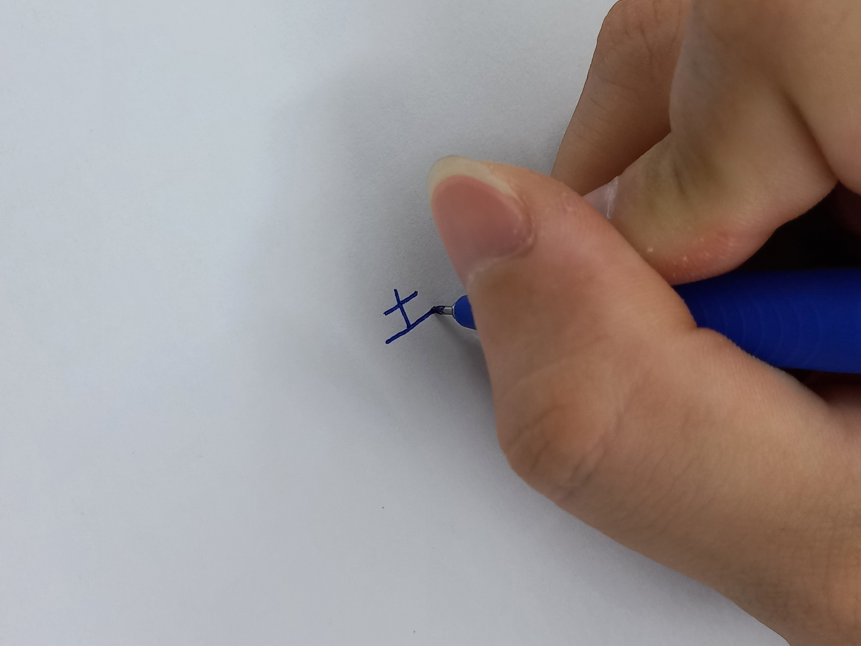
#> input picture assets/kanji_input.jpg, 2582 x 1937 px (shown at 1/3 size)
$ python demo_ch01_sec1_1.py
#> lines starting #> are read from the running program, lines starting #| are printed output that depends on the picture
import os
import time

import cv2


def run_dip_section_1_1_demo(image_path: str = None):
    """
    Hiện thực hóa Mục 1.1 (trang 18 DIP 4E):
    - Định nghĩa hàm số học hai chiều f(x, y)
    - Số hóa tọa độ (x, y) và mức xám f thành các đại lượng rời rạc, hữu hạn
    - Phân tích thuộc tính nguyên tử của Pixel: (Location, Value)
    - Chứng minh truy xuất bộ nhớ O(1) đạt chuẩn thời gian thực
    """
    if image_path is None:
        base_dir = os.path.dirname(os.path.dirname(os.path.abspath(__file__)))
        image_path = os.path.join(base_dir, "assets", "kanji_input.jpg")

    if not os.path.exists(image_path):
        raise FileNotFoundError(f"Không tìm thấy file '{image_path}'. Hãy kiểm tra lại đường dẫn trong thư mục assets/.")

    # 1. Thu nhận tín hiệu và số hóa thành ảnh xám đơn sắc (Mục 1.1)
    # Ảnh xám f(x, y) với x là chỉ số hàng (0 -> M-1), y là chỉ số cột (0 -> N-1)
    # Cường độ f(x, y) được lượng tử hóa thành số nguyên 8-bit rời rạc [0, 255]
    f_matrix = cv2.imread(image_path, cv2.IMREAD_GRAYSCALE)
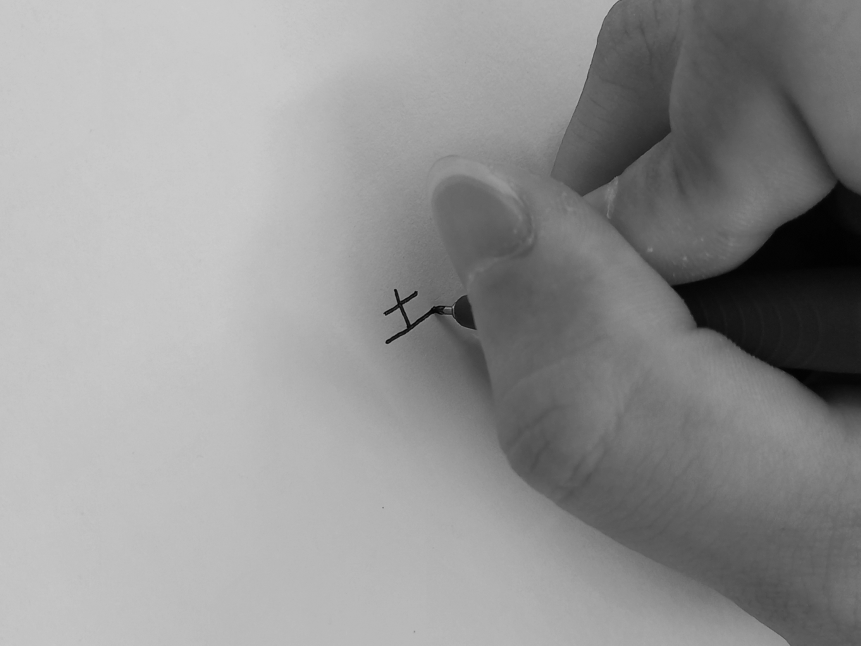
#> f_matrix: shape (1937, 2582) (shown at 1/3 size); min 0, max 208, mean 147.7
    if f_matrix is None:
        raise ValueError(f"Không thể giải mã file ảnh '{image_path}'. Kiểm tra lại định dạng file.")

    M, N = f_matrix.shape  # M hàng, N cột (Mục 1.1, Mục 2.4 Eq. 2-9)
#> M = 1937; N = 2582
    total_pixels = M * N
#> total_pixels = 5001334

    # 2. Đo đạc thời gian truy xuất phần tử ảnh f(x, y) - Kiểm chứng truy xuất O(1)
    test_x, test_y = M // 2, N // 2
#> test_x = 968; test_y = 1291

    # Warm up cache
    _ = f_matrix[test_x, test_y]

    # Đo thời gian đọc 1 pixel
    t_start = time.perf_counter_ns()
    _ = f_matrix[test_x, test_y]
    t_end = time.perf_counter_ns()
    read_latency_ns = t_end - t_start

    # 3. Tự động định vị vùng nét mực chữ 土 để trích xuất cửa sổ 8x8 pixel
    # Dựa vào Mục 2.3: mực có hệ số phản xạ thấp nên f(x, y) có giá trị cực tiểu
    # Tìm tọa độ (x, y) có mức xám thấp nhất trong vùng trung tâm ảnh
    search_roi = f_matrix[int(M * 0.3):int(M * 0.7), int(N * 0.3):int(N * 0.7)]
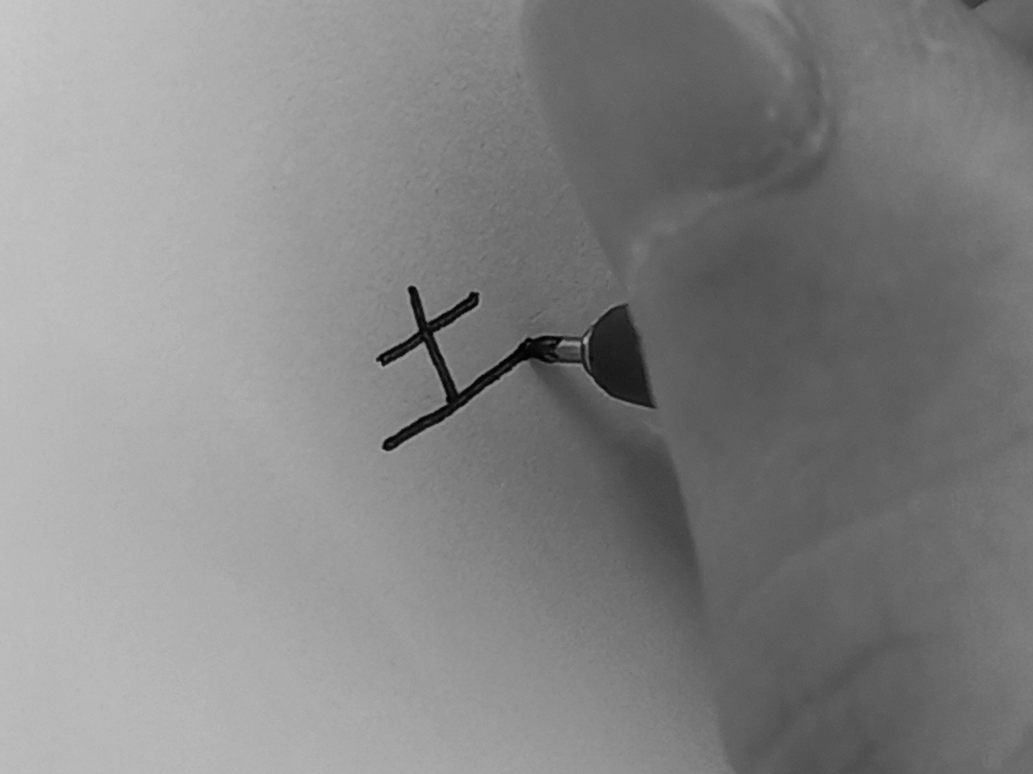
#> search_roi: shape (774, 1033); min 0, max 201, mean 132.1
    min_val_local, _, min_loc_local, _ = cv2.minMaxLoc(search_roi)
#> min_val_local = 0; min_loc_local = (524, 344)

    # Tọa độ gốc tương ứng trên toàn bộ ảnh f(x, y)
    center_y = int(N * 0.3) + min_loc_local[0]
#> center_y = 1298
    center_x = int(M * 0.3) + min_loc_local[1]
#> center_x = 925

    # Cắt cửa sổ ma trận con 8x8 pixel bao quanh điểm mực (giao giữa mực và giấy)
    start_x = max(0, min(center_x - 3, M - 8))
#> start_x = 922
    start_y = max(0, min(center_y - 3, N - 8))
#> start_y = 1295
    sub_matrix_8x8 = f_matrix[start_x:start_x + 8, start_y:start_y + 8]

    # 4. Xuất toàn bộ kết quả phân tích số học (Output)
    print("=" * 84)
    print("      BÁO CÁO THỰC THI SỐ HÓA MA TRẬN ẢNH f(x, y) - DIP 4E MỤC 1.1")
    print("=" * 84)
    print(f"[*] Đường dẫn file input      : {image_path}")
    print(f"[*] Kích thước không gian (MxN): {M} hàng x {N} cột")
#| [*] Kích thước không gian (MxN): 1937 hàng x 2582 cột
    print(f"[*] Tổng số lượng phần tử ảnh  : {total_pixels:,} pixels (hữu hạn theo Mục 1.1)")
#| [*] Tổng số lượng phần tử ảnh  : 5,001,334 pixels (hữu hạn theo Mục 1.1)
    print(f"[*] Kiểu dữ liệu lưu trữ       : {f_matrix.dtype} (Lượng tử hóa mức xám 8-bit [0, 255])")
#| [*] Kiểu dữ liệu lưu trữ       : uint8 (Lượng tử hóa mức xám 8-bit [0, 255])
    print(f"[*] Tốc độ truy xuất 1 pixel   : {read_latency_ns} nano-giây (ns) -> O(1) Memory Access")
    print("-" * 84)
    print(f"MA TRẬN SỐ NGUYÊN 8x8 TẠI RANH GIỚI NÉT CHỮ 土 VÀ MẶT GIẤY (Hàng {start_x}->{start_x+7}, Cột {start_y}->{start_y+7}):")
#| MA TRẬN SỐ NGUYÊN 8x8 TẠI RANH GIỚI NÉT CHỮ 土 VÀ MẶT GIẤY (Hàng 922->929, Cột 1295->1302):
    print("   " + "".join([f"y={start_y+c:<6}" for c in range(8)]))
#|    y=1295  y=1296  y=1297  y=1298  y=1299  y=1300  y=1301  y=1302
    for r in range(8):
        row_str = f"x={start_x+r:<4} "
        row_str += " ".join([f"{sub_matrix_8x8[r, c]:>5}" for c in range(8)])
        print(row_str)
#> this loop made 8 passes
#> row_str on passes 1 to 8: 'x=922  ', 'x=923  ', 'x=924  ', 'x=925  ', 'x=926  ', 'x=927  ', 'x=928  ', 'x=929  '
#| x=922    109    97    79    48    10     2     5     6
#| x=923     90    60    37    23     7     9    23    35
#| x=924     45    20     7     6    11    30    48    58
#| x=925      6     2     2     0    10    38    54    51
#| x=926      0     3     3     2     7    25    39    28
#| x=927      3     2     0     7    10    16    23    14
#| x=928      1     3     3     7    15    22    16     9
#| x=929      2     2     3     6    15    18    14     9
    print("-" * 84)
    print("BÓC TÁCH 2 THUỘC TÍNH NGUYÊN TỬ CỦA TỪNG PIXEL THEO MỤC 1.1 (LOCATION & VALUE):")
    print(f"{'STT':<5} | {'Vị trí không gian (Location)':<30} | {'Giá trị mức xám (Value)':<25} | {'Nhận diện vật lý'}")
    print("-" * 84)

    idx = 1
    for r in range(0, 8, 2):
        for c in range(0, 8, 3):
            loc_x = start_x + r
            loc_y = start_y + c
            val = sub_matrix_8x8[r, c]
            nature = "Vết mực chữ 土" if val < 90 else ("Bóng mờ tay" if val < 170 else "Nền giấy trắng")
            print(f"{idx:<5} | Hàng x={loc_x:<5}, Cột y={loc_y:<5} (pixel) | f({loc_x}, {loc_y}) = {val:<10} | {nature}")
            idx += 1
#> after the loop, idx = 13

    # 5. Lưu ảnh trực quan hóa để kiểm tra
    # Phóng to cửa sổ 8x8 lên kích thước 400x400 (dùng Nearest Neighbor để bảo toàn giá trị pixel gốc)
    zoomed_patch = cv2.resize(sub_matrix_8x8, (400, 400), interpolation=cv2.INTER_NEAREST)
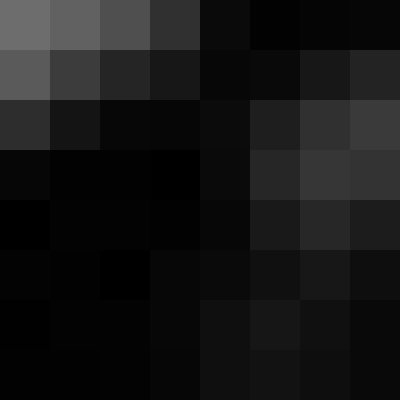
#> zoomed_patch: shape (400, 400); min 0, max 109, mean 21.2

    # Vẽ lưới và ghi số trực tiếp lên từng pixel
    display_patch = cv2.cvtColor(zoomed_patch, cv2.COLOR_GRAY2BGR)
    step = 400 // 8
    for i in range(8):
        for j in range(8):
            val = int(sub_matrix_8x8[i, j])
            # Vẽ đường kẻ biên pixel
            cv2.rectangle(display_patch, (j * step, i * step), ((j + 1) * step, (i + 1) * step), (100, 100, 100), 1)
            # Màu chữ: trắng cho pixel tối, đen cho pixel sáng
            text_color = (255, 255, 255) if val < 128 else (0, 0, 0)
            cv2.putText(display_patch, str(val), (j * step + 10, i * step + 32),
                        cv2.FONT_HERSHEY_SIMPLEX, 0.6, text_color, 1, cv2.LINE_AA)
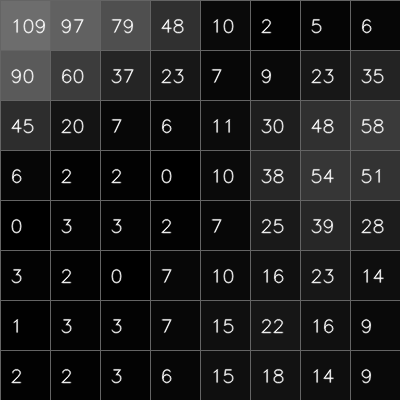
#> display_patch: shape (400, 400, 3); min 0, max 253, mean 29.7

    output_img_path = os.path.join(os.path.dirname(image_path), "output_submatrix_8x8.png")
    cv2.imwrite(output_img_path, display_patch)
    print("-" * 84)
    print(f"[+] ĐÃ XUẤT TỆP ẢNH MINH HỌA: '{output_img_path}'")
    print("    (Mỗi ô vuông trên ảnh tương ứng đúng 1 pixel với con số mức xám hiển thị bên trong)")
    print("=" * 84)

if __name__ == "__main__":
    run_dip_section_1_1_demo()
